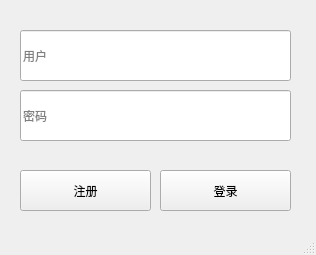
<?xml version="1.0" encoding="UTF-8"?>
<ui version="4.0">
 <class>CgiLogin</class>
 <widget class="QMainWindow" name="CgiLogin">
  <property name="geometry">
   <rect>
    <x>0</x>
    <y>0</y>
    <width>316</width>
    <height>255</height>
   </rect>
  </property>
  <property name="windowTitle">
   <string>CgiLogin</string>
  </property>
  <widget class="QWidget" name="centralWidget">
   <widget class="QLineEdit" name="userEdit">
    <property name="geometry">
     <rect>
      <x>20</x>
      <y>30</y>
      <width>271</width>
      <height>51</height>
     </rect>
    </property>
    <property name="placeholderText">
     <string>用户</string>
    </property>
   </widget>
   <widget class="QLineEdit" name="passEdit">
    <property name="geometry">
     <rect>
      <x>20</x>
      <y>90</y>
      <width>271</width>
      <height>51</height>
     </rect>
    </property>
    <property name="echoMode">
     <enum>QLineEdit::Password</enum>
    </property>
    <property name="placeholderText">
     <string>密码</string>
    </property>
   </widget>
   <widget class="QPushButton" name="registerBt">
    <property name="geometry">
     <rect>
      <x>20</x>
      <y>170</y>
      <width>131</width>
      <height>41</height>
     </rect>
    </property>
    <property name="text">
     <string>注册</string>
    </property>
   </widget>
   <widget class="QPushButton" name="loginBt">
    <property name="geometry">
     <rect>
      <x>160</x>
      <y>170</y>
      <width>131</width>
      <height>41</height>
     </rect>
    </property>
    <property name="text">
     <string>登录</string>
    </property>
   </widget>
  </widget>
  <widget class="QStatusBar" name="statusBar"/>
 </widget>
 <layoutdefault spacing="6" margin="11"/>
 <resources/>
 <connections/>
</ui>
